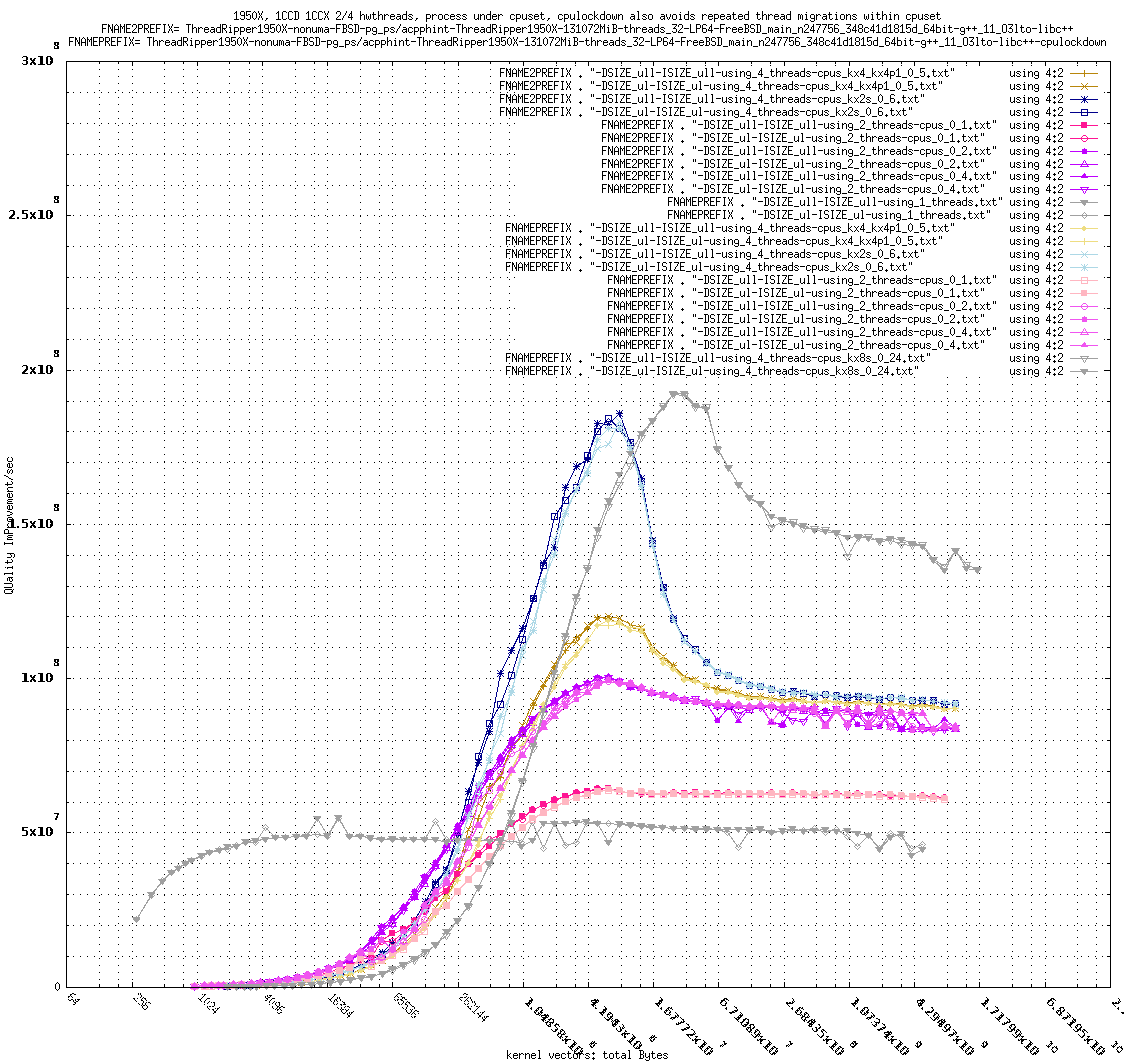

The script that drew this image:
reset session
GNUTERM = "x11"
COMPILERLIBRARY2="g++_11_O3lto-libc++"
FNAME2PREFIX=    "ThreadRipper1950X-nonuma-FBSD-pg_ps/acpphint-ThreadRipper1950X-131072MiB-threads_32-LP64-FreeBSD_main_n247756_348c41d1815d_64bit-" . COMPILERLIBRARY2
COMPILERLIBRARY= "g++_11_O3lto-libc++-cpulockdown"
FNAMEPREFIX=     "ThreadRipper1950X-nonuma-FBSD-pg_ps/acpphint-ThreadRipper1950X-131072MiB-threads_32-LP64-FreeBSD_main_n247756_348c41d1815d_64bit-" . COMPILERLIBRARY
RAMLOWERBOUND=   64
RAMUPPERBOUND=   2**38
QUIPSUPPERBOUND= 3e8
TIMELOWERBOUND=  1e-8
TIMEUPPERBOUND=  1.6
set title "1950X, 1CCD 1CCX 2/4 hwthreads, process under cpuset, cpulockdown also avoids repeated thread migrations within cpuset\n" . \
          "FNAME2PREFIX= " . FNAME2PREFIX . "\nFNAMEPREFIX= " . FNAMEPREFIX noenhanced
set ylabel "QUality ImProvement/sec"
unset logscale y
set ytics border mirror
set mytics 5
RAMLABEL= "kernel vectors: total Bytes"
RAMLOGSCALE= 4
TIMELABEL= "Median for: mean seconds per lap"
TIMELOGSCALE= 10
set xlabel RAMLABEL
set logscale x RAMLOGSCALE
set xtics border mirror in RAMLOGSCALE rotate by -45
set mxtics RAMLOGSCALE-1
set grid xtics mxtics ytics mytics
plot [RAMLOWERBOUND:RAMUPPERBOUND][0:QUIPSUPPERBOUND] \
 FNAME2PREFIX . "-DSIZE_ull-ISIZE_ull-using_4_threads-cpus_kx4_kx4p1_0_5.txt"         using 4:2 with linespoints linecolor rgb "dark-goldenrod" \
,FNAME2PREFIX . "-DSIZE_ul-ISIZE_ul-using_4_threads-cpus_kx4_kx4p1_0_5.txt"           using 4:2 with linespoints linecolor rgb "dark-goldenrod" \
,FNAME2PREFIX . "-DSIZE_ull-ISIZE_ull-using_4_threads-cpus_kx2s_0_6.txt"              using 4:2 with linespoints linecolor rgb "dark-blue" \
,FNAME2PREFIX . "-DSIZE_ul-ISIZE_ul-using_4_threads-cpus_kx2s_0_6.txt"                using 4:2 with linespoints linecolor rgb "dark-blue" \
,FNAME2PREFIX . "-DSIZE_ull-ISIZE_ull-using_2_threads-cpus_0_1.txt"  using 4:2 with linespoints linecolor rgb "dark-pink" \
,FNAME2PREFIX . "-DSIZE_ul-ISIZE_ul-using_2_threads-cpus_0_1.txt"    using 4:2 with linespoints linecolor rgb "dark-pink" \
,FNAME2PREFIX . "-DSIZE_ull-ISIZE_ull-using_2_threads-cpus_0_2.txt"  using 4:2 with linespoints linecolor rgb "dark-magenta" \
,FNAME2PREFIX . "-DSIZE_ul-ISIZE_ul-using_2_threads-cpus_0_2.txt"    using 4:2 with linespoints linecolor rgb "dark-magenta" \
,FNAME2PREFIX . "-DSIZE_ull-ISIZE_ull-using_2_threads-cpus_0_4.txt"  using 4:2 with linespoints linecolor rgb "dark-magenta" \
,FNAME2PREFIX . "-DSIZE_ul-ISIZE_ul-using_2_threads-cpus_0_4.txt"    using 4:2 with linespoints linecolor rgb "dark-magenta" \
,FNAMEPREFIX . "-DSIZE_ull-ISIZE_ull-using_1_threads.txt" using 4:2 with linespoints linecolor rgb "dark-grey" \
,FNAMEPREFIX . "-DSIZE_ul-ISIZE_ul-using_1_threads.txt"   using 4:2 with linespoints linecolor rgb "dark-grey" \
,FNAMEPREFIX . "-DSIZE_ull-ISIZE_ull-using_4_threads-cpus_kx4_kx4p1_0_5.txt"         using 4:2 with linespoints linecolor rgb "light-goldenrod" \
,FNAMEPREFIX . "-DSIZE_ul-ISIZE_ul-using_4_threads-cpus_kx4_kx4p1_0_5.txt"           using 4:2 with linespoints linecolor rgb "light-goldenrod" \
,FNAMEPREFIX . "-DSIZE_ull-ISIZE_ull-using_4_threads-cpus_kx2s_0_6.txt"              using 4:2 with linespoints linecolor rgb "light-blue" \
,FNAMEPREFIX . "-DSIZE_ul-ISIZE_ul-using_4_threads-cpus_kx2s_0_6.txt"                using 4:2 with linespoints linecolor rgb "light-blue" \
,FNAMEPREFIX . "-DSIZE_ull-ISIZE_ull-using_2_threads-cpus_0_1.txt"  using 4:2 with linespoints linecolor rgb "light-pink" \
,FNAMEPREFIX . "-DSIZE_ul-ISIZE_ul-using_2_threads-cpus_0_1.txt"    using 4:2 with linespoints linecolor rgb "light-pink" \
,FNAMEPREFIX . "-DSIZE_ull-ISIZE_ull-using_2_threads-cpus_0_2.txt"  using 4:2 with linespoints linecolor rgb "light-magenta" \
,FNAMEPREFIX . "-DSIZE_ul-ISIZE_ul-using_2_threads-cpus_0_2.txt"    using 4:2 with linespoints linecolor rgb "light-magenta" \
,FNAMEPREFIX . "-DSIZE_ull-ISIZE_ull-using_2_threads-cpus_0_4.txt"  using 4:2 with linespoints linecolor rgb "light-magenta" \
,FNAMEPREFIX . "-DSIZE_ul-ISIZE_ul-using_2_threads-cpus_0_4.txt"    using 4:2 with linespoints linecolor rgb "light-magenta" \
,FNAMEPREFIX . "-DSIZE_ull-ISIZE_ull-using_4_threads-cpus_kx8s_0_24.txt"             using 4:2 with linespoints linecolor rgb "dark-grey" \
,FNAMEPREFIX . "-DSIZE_ul-ISIZE_ul-using_4_threads-cpus_kx8s_0_24.txt"               using 4:2 with linespoints linecolor rgb "dark-grey"
#    EOF
